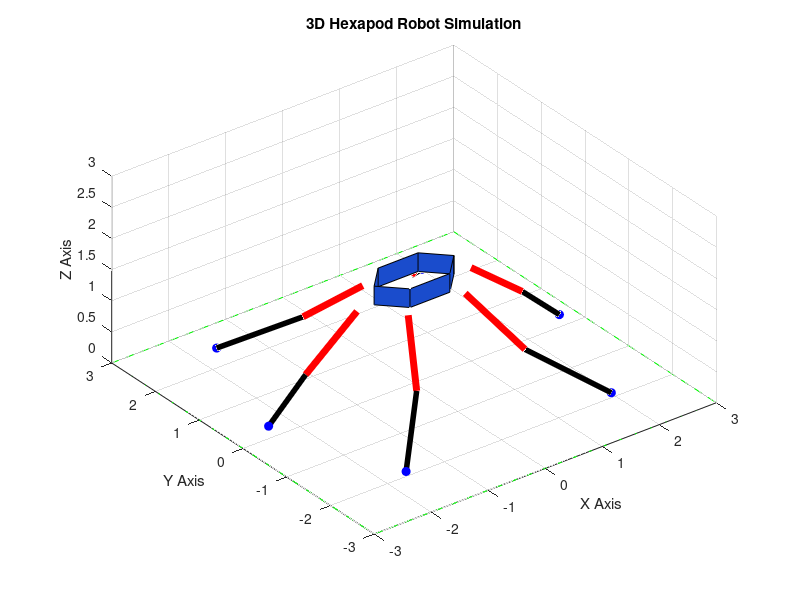

MATLAB code for this plot:

clc;
clear;
close all;

%% Hexapod Robot Parameters

bodyLength = 2;
bodyWidth = 1.2;
bodyHeight = 0.3;

upperLeg = 0.9;
lowerLeg = 1.0;

figure('Color','white');
axis equal;
grid on;
view(3);
xlabel('X Axis');
ylabel('Y Axis');
zlabel('Z Axis');
title('3D Hexapod Robot Simulation');

axis([-3 3 -3 3 0 3]);

%% Animation Loop

for t = 0:0.1:20

    cla;
    hold on;

    %% Robot Body

    [X,Y,Z] = cylinder([0.7 0.7],6);
    Z = Z * bodyHeight + 1.5;
    X = X * bodyLength/2;
    Y = Y * bodyWidth/2;

    surf(X,Y,Z,'FaceColor',[0.1 0.3 0.8], ...
        'EdgeColor','black');

    %% Six Legs
    
    for i = 1:6

        % Leg position around body
        angle = (i-1)*pi/3;

        hipX = cos(angle)*bodyLength/2;
        hipY = sin(angle)*bodyWidth/2;
        hipZ = 1.5;

        % Tripod gait phase
        if mod(i,2)==0
            phase = 0;
        else
            phase = pi;
        end

        % Leg movement
        swing = 0.35*cos(2*pi*t + phase);
        lift = 0.25*max(0,sin(2*pi*t + phase));

        % Foot position
        footX = hipX + cos(angle)*(upperLeg+lowerLeg) + swing;
        footY = hipY + sin(angle)*(upperLeg+lowerLeg);
        footZ = 0.2 + lift;

        % Knee position
        kneeX = hipX + cos(angle)*upperLeg;
        kneeY = hipY + sin(angle)*upperLeg;
        kneeZ = 0.8 + lift/2;

        % Upper leg
        plot3([hipX kneeX],[hipY kneeY], ...
            [hipZ kneeZ],'r','LineWidth',5);

        % Lower leg
        plot3([kneeX footX],[kneeY footY], ...
            [kneeZ footZ],'k','LineWidth',4);

        % Foot marker
        plot3(footX,footY,footZ,'bo', ...
            'MarkerFaceColor','b','MarkerSize',6);

    end

    %% Ground
    plot3([-3 3 3 -3 -3], ...
        [-3 -3 3 3 -3], ...
        [0 0 0 0 0],'g--');

    hold off;
    drawnow;
    pause(0.03);

end
